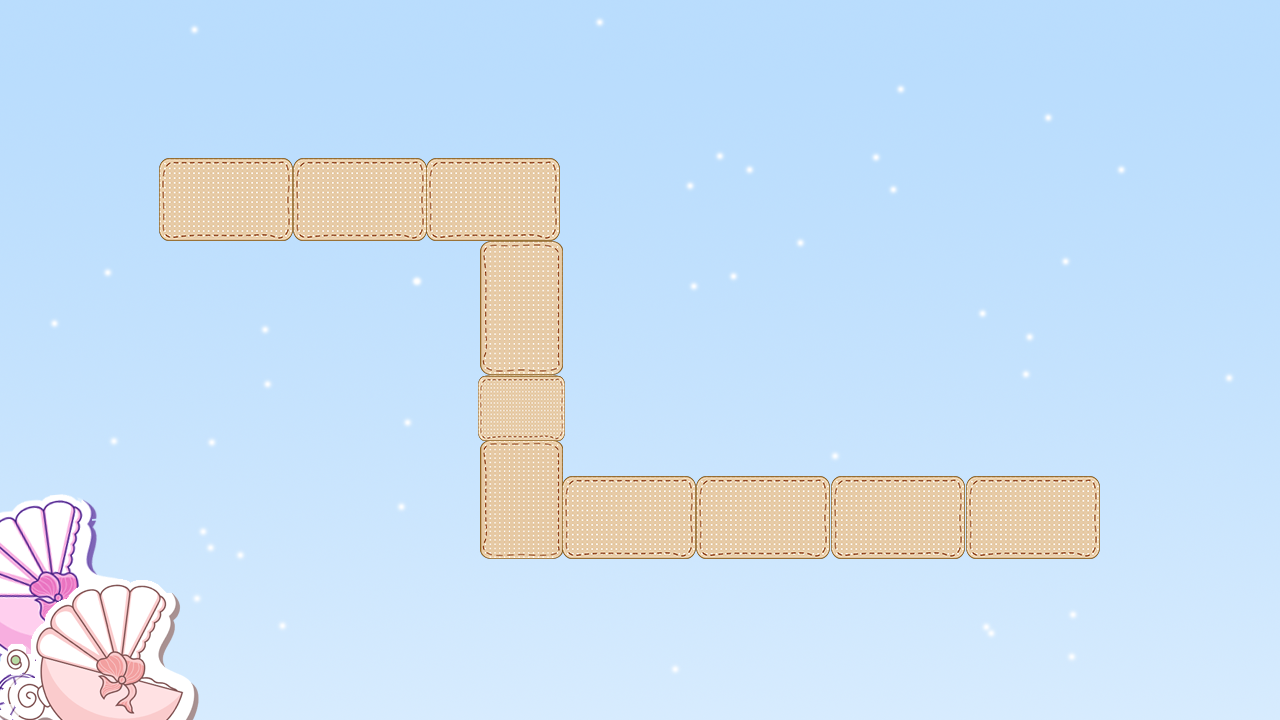

Rendered tile map (Tiled .tmx) drawn with the repository's tilesets; below, a short description and the map source with its tile grids summarised:
An orthogonal 16x9 tile map with 80x80 px tiles, 1 tile layer (块层 1) and 20 objects (enemy, baby).

<map version="1.0" orientation="orthogonal" width="16" height="9" tilewidth="80" tileheight="80">
 <tileset firstgid="1" name="map1_1" tilewidth="80" tileheight="80">
  <image source="map1_1.png" width="1280" height="720" />
 </tileset>
 <layer name="块层 1" width="16" height="9">
  <data>[144 cells, 144 non-empty, 144 distinct tile ids]</data>
 </layer>
 <objectgroup name="people" width="16" height="9">
  <object name="enemy" x="196" y="197" />
  <object name="baby" x="1109" y="477" width="80" height="80" />
 </objectgroup>
 <objectgroup name="road" width="16" height="9">
  <object x="160" y="160" width="365" height="77">
   <properties>
    <property name="direction" value="right" />
   </properties>
  </object>
  <object x="480" y="160" width="80" height="353">
   <properties>
    <property name="direction" value="down" />
   </properties>
  </object>
  <object x="480" y="480" width="615" height="73">
   <properties>
    <property name="direction" value="right" />
   </properties>
  </object>
 </objectgroup>
 <objectgroup name="barrier" width="16" height="9">
  <object x="80" y="80" width="560" height="80" />
  <object x="560" y="80" width="80" height="400" />
  <object x="560" y="400" width="560" height="80" />
  <object x="80" y="80" width="80" height="240" />
  <object x="80" y="240" width="400" height="80" />
  <object x="400" y="240" width="80" height="400" />
  <object x="400" y="560" width="720" height="80" />
 </objectgroup>
 <objectgroup name="tower" width="16" height="9">
  <object x="160" y="240" width="80" height="80">
   <properties>
    <property name="type" value="0,1" />
   </properties>
  </object>
  <object x="400" y="240" width="80" height="80">
   <properties>
    <property name="type" value="0,2" />
   </properties>
  </object>
  <object x="400" y="400" width="80" height="80">
   <properties>
    <property name="type" value="0,1" />
   </properties>
  </object>
  <object x="640" y="320" width="80" height="80">
   <properties>
    <property name="type" value="0,1" />
   </properties>
  </object>
  <object x="560" y="160" width="80" height="80">
   <properties>
    <property name="type" value="0,2" />
   </properties>
  </object>
  <object x="560" y="560" width="80" height="80">
   <properties>
    <property name="type" value="0,1" />
   </properties>
  </object>
  <object x="800" y="560" width="80" height="80">
   <properties>
    <property name="type" value="0,3" />
   </properties>
  </object>
  <object x="960" y="560" width="80" height="80">
   <properties>
    <property name="type" value="0,1" />
   </properties>
  </object>
 </objectgroup>
</map>